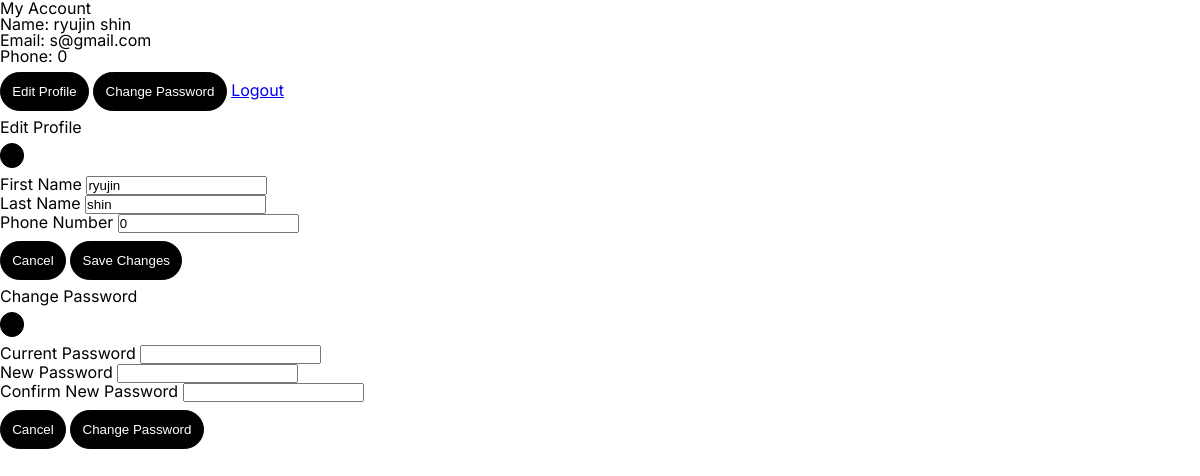
The app's page /pages/account.php (signed in) with its own data.
### tables this page shows
CREATE TABLE `users` (
  `email` varchar(255) NOT NULL,
  `first_name` varchar(255) NOT NULL,
  `last_name` varchar(255) NOT NULL,
  `number` int(50) NOT NULL,
  `password` varchar(255) NOT NULL,
  `createdAt` date NOT NULL,
  `userid` int(255) NOT NULL
);

### pages/account.php (the view, shortened to what this page needs)
<?php
require_once $_SERVER['DOCUMENT_ROOT'] . '/quickfix-php/config/db.php';
$email = $_SESSION['user_email'];
$stmt = $conn->prepare("SELECT * FROM users WHERE email = ?");
$stmt->bind_param("s", $email);
$stmt->execute();
$result = $stmt->get_result();
$user = $result->fetch_assoc();
?>
<!DOCTYPE html>
<html lang="en">
<head>
    <link rel="stylesheet" href="../styles/style.css">
</head>
<body>
<div class="container mt-5">
    <div class="row">
        <div class="col-md-6 offset-md-3">
            <div class="card">
                <div class="card-header">
                    <h2>My Account</h2>
                </div>
                <div class="card-body">
                    <div class="mb-3">
                        <strong>Name:</strong>
                        <?php echo htmlspecialchars($user['first_name'] . ' ' . $user['last_name']); ?>
                    </div>
                    <div class="mb-3">
                        <strong>Email:</strong>
                        <?php echo htmlspecialchars($user['email']); ?>
                    </div>
                    <div class="mb-3">
                        <strong>Phone:</strong>
                        <?php echo htmlspecialchars($user['number']); ?>
                    </div>
                    <div class="d-grid gap-2">
                        <button class="btn btn-primary" data-bs-toggle="modal" data-bs-target="#editProfileModal">
                            Edit Profile
                        </button>
                        <button class="btn btn-secondary" data-bs-toggle="modal" data-bs-target="#changePasswordModal">
                            Change Password
                        </button>
                        <a href="/quickfix-php/pages/logout.php" class="btn btn-danger">Logout</a>
                    </div>
                </div>
            </div>
        </div>
    </div>
</div>
<div class="modal fade" id="editProfileModal" tabindex="-1">
    <div class="modal-dialog">
        <div class="modal-content">
            <div class="modal-header">
                <h5 class="modal-title">Edit Profile</h5>
                <button type="button" class="btn-close" data-bs-dismiss="modal"></button>
            </div>
            <form action="pages/account/update-profile.php" method="POST">
            <div class="modal-body">
                    <div class="mb-3">
                        <label class="form-label">First Name</label>
                        <input type="text" class="form-control" name="first_name"
                               value="<?php echo htmlspecialchars($user['first_name']); ?>" required>
                    </div>
                    <div class="mb-3">
                        <label class="form-label">Last Name</label>
                        <input type="text" class="form-control" name="last_name"
                               value="<?php echo htmlspecialchars($user['last_name']); ?>" required>
                    </div>
                    <div class="mb-3">
                        <label class="form-label">Phone Number</label>
                        <input type="tel" class="form-control" name="number"
                               value="<?php echo htmlspecialchars($user['number']); ?>" required>
                    </div>
                </div>
                <div class="modal-footer">
                    <button type="button" class="btn ```php
                    btn-secondary" data-bs-dismiss="modal">Cancel</button>
                    <button type="submit" class="btn btn-primary">Save Changes</button>
                </div>
            </form>
        </div>
    </div>
</div>
<div class="modal fade" id="changePasswordModal" tabindex="-1">
    <div class="modal-dialog">
        <div class="modal-content">
            <div class="modal-header">
                <h5 class="modal-title">Change Password</h5>
                <button type="button" class="btn-close" data-bs-dismiss="modal"></button>
            </div>
            <form action="pages/account/change-password.php" method="POST">
                <div class="modal-body">
                    <div class="mb-3">
                        <label class="form-label">Current Password</label>
                        <input type="password" class="form-control" name="current_password" required>
                    </div>
                    <div class="mb-3">
                        <label class="form-label">New Password</label>
                        <input type="password" class="form-control" name="new_password" required>
                    </div>
                    <div class="mb-3">
                        <label class="form-label">Confirm New Password</label>
                        <input type="password" class="form-control" name="confirm_new_password" required>
                    </div>
                </div>
                <div class="modal-footer">
                    <button type="button" class="btn btn-secondary" data-bs-dismiss="modal">Cancel</button>
                    <button type="submit" class="btn btn-primary">Change Password</button>
                </div>
            </form>
        </div>
    </div>
</div>
</body>

### styles/style.css (style rules this page uses)
:root { --clr-primary: black; --clr-secondary: #a6a6a6; --clr-bg: white; }
* { box-sizing: border-box; margin: 0; padding: 0; }
html, body, div, span, applet, object, iframe, h1, h2, h3, h4, h5, h6, p, blockquote, pre, a, abbr, acronym, address, big, cite, code, del, dfn, em, img, ins, kbd, q, s, samp, small, strike, strong, sub, sup, tt, var, b, u, i, center, dl, dt, dd, ol, ul, li, fieldset, form, label, legend, table, caption, tbody, tfoot, thead, tr, th, td, article, aside, canvas, details, embed, figure, figcaption, footer, header, hgroup, menu, nav, output, ruby, section, summary, time, mark, audio, video { margin: 0; padding: 0; border: 0; font-size: 100%; font: inherit; vertical-align: baseline; }
body { line-height: 1; font-family: "Inter", sans-serif !important; }
html { height: 100vh; }
button { border: solid 1px var(--clr-primary); border-radius: 20px; padding: .7rem; margin-block: .5rem; background-color: var(--clr-primary); color: white; }

### records on screen
users: first_name+last_name "ryujin shin", email "s@gmail.com", number "0", first_name "ryujin", last_name "shin"
